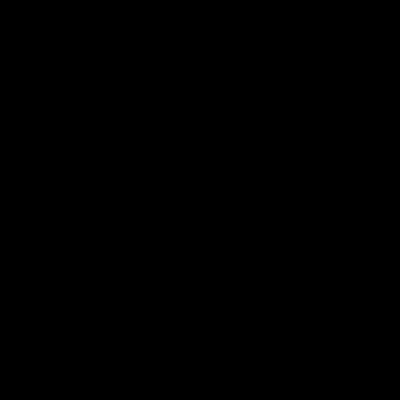
Frame 1 (no input)
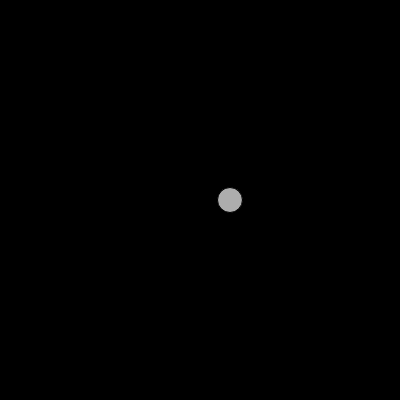
Frame 60 (no input)
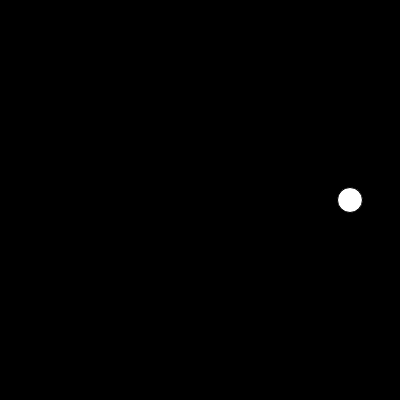
Frame 120 (the mouse pressed at the canvas centre since frame 60)

The p5.js sketch that drew these frames (run headless with seeded random() and noise() and a simulated clock; from frame 60 on, the mouse is pressed at the canvas centre):

// p5.js sketch
// ── sketch.js
let cx = 0;
let cy = 200;
let speed = 10;
let x = 0;

function setup() {
  createCanvas(400, 400);
}

function draw() {
  background(0);
  // let x = map(cx, 0, 400, 0, 255);
  x = lerp(0,cx,0.75)
  fill(x)
  circle(cx,cy,25);
  cx += speed;
  if (cx > width) {
    speed = -speed
  }
  else if (cx < 0) {
    speed = -speed
  }
}
